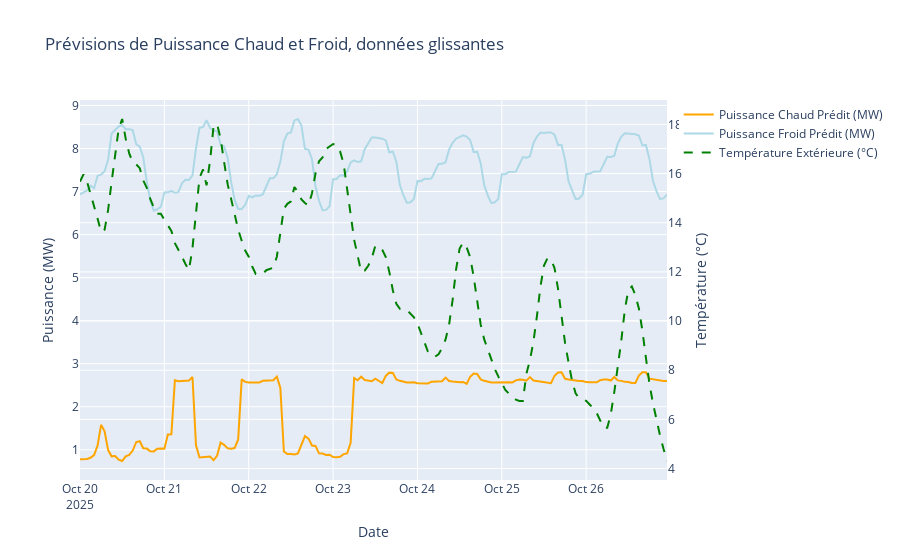

The notebook cell saved with this chart:
### Code cell
fig = go.Figure()
fig.add_trace(go.Scatter(x=df_future['Date'], y=df_future['P_Chaud_Prédit'], mode='lines', name='Puissance Chaud Prédit (MW)', line=dict(color='orange')))
fig.add_trace(go.Scatter(x=df_future['Date'], y=df_future['P_Froid_Prédit'], mode='lines', name='Puissance Froid Prédit (MW)', line=dict(color='lightblue')))
# ajout de la température extérieure pour référence
fig.add_trace(go.Scatter(x=df_future['Date'], y=df_future['T_Ext'], mode='lines', name='Température Extérieure (°C)', line=dict(color='green', dash='dash'), yaxis='y2'))
fig.update_layout(yaxis2=dict(title='Température (°C)', overlaying='y', side='right'))
fig.update_layout(yaxis2=dict(title='Température (°C)', overlaying='y', side='right'))
fig.update_layout(title='Prévisions de Puissance Chaud et Froid, données glissantes', xaxis_title='Date', yaxis_title='Puissance (MW)')
fig.show()

### Figure 1 — Plotly figure (JSON) as saved in the notebook; plotly's stock layout.template omitted (floating-point values rounded to 4 significant figures; data arrays with more than 128 entries replaced by an {"elided": "..."} marker saying what was removed)
{"data": [{"line": {"color": "orange"}, "mode": "lines", "name": "Puissance Chaud Prédit (MW)", "type": "scatter", "x": {"elided": "168 str values"}, "y": {"elided": "168 float values"}}, {"line": {"color": "lightblue"}, "mode": "lines", "name": "Puissance Froid Prédit (MW)", "type": "scatter", "x": {"elided": "168 str values"}, "y": {"elided": "168 float values"}}, {"line": {"color": "green", "dash": "dash"}, "mode": "lines", "name": "Température Extérieure (°C)", "type": "scatter", "x": {"elided": "168 str values"}, "y": {"elided": "168 float values"}, "yaxis": "y2"}], "layout": {"title": {"text": "Prévisions de Puissance Chaud et Froid, données glissantes"}, "xaxis": {"title": {"text": "Date"}}, "yaxis": {"title": {"text": "Puissance (MW)"}}, "yaxis2": {"overlaying": "y", "side": "right", "title": {"text": "Température (°C)"}}}}
